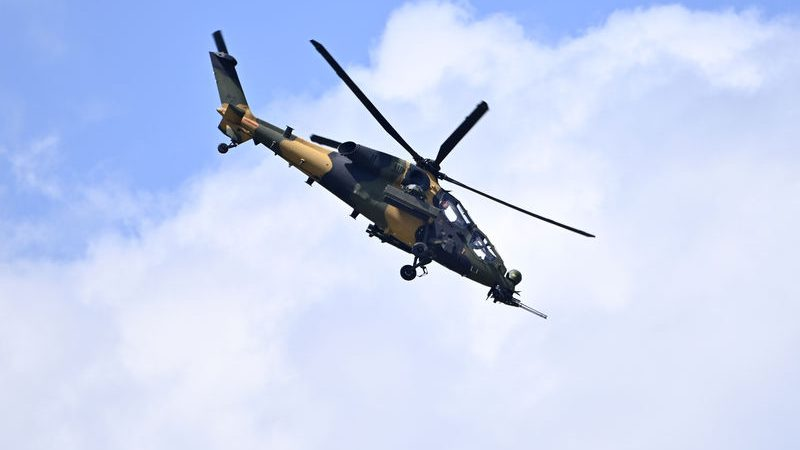
#> input picture Goruntu_Isleme_Kurslari_Ve_Calismalari/Goruntu_Isleme/temelVeriOnIslemeUygulamalri/images/atak.jpg, 800 x 450 px, found by its file name
$ python morfolojik_islemler.py
#> lines starting #> are read from the running program, lines starting #| are printed output that depends on the picture
import cv2
import  numpy as np

img = cv2.imread("atak.jpg",0)
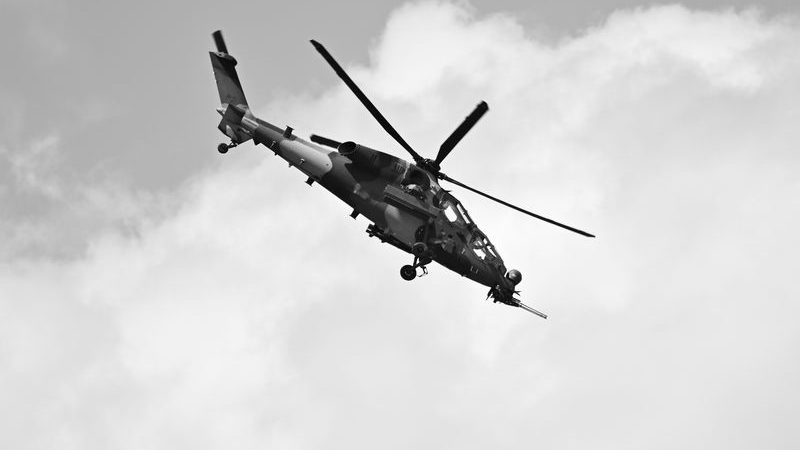
#> img: shape (450, 800); min 0, max 255, mean 210

kernel = np.ones((5,5),np.uint8) # kernel değerleri değişebilir

# dilation = cv2.dilate(img, kernel, iterations = 5) # kalınlaştırma beyazlıklar artıyor kalınlaşıyor

# erozyon = cv2.erode(img, kernel, iterations = 1) # iteration = tekrar siyahlıklar artıyor inceliyor

opening = cv2.morphologyEx(img, cv2.MORPH_OPEN, kernel) # gürültüler giderilmeye çalışılır

closing = cv2.morphologyEx(img, cv2.MORPH_CLOSE, kernel) # cisimdeki gürültüler giderilmeye çalışılır

gradient = cv2.morphologyEx(img, cv2.MORPH_GRADIENT, kernel)
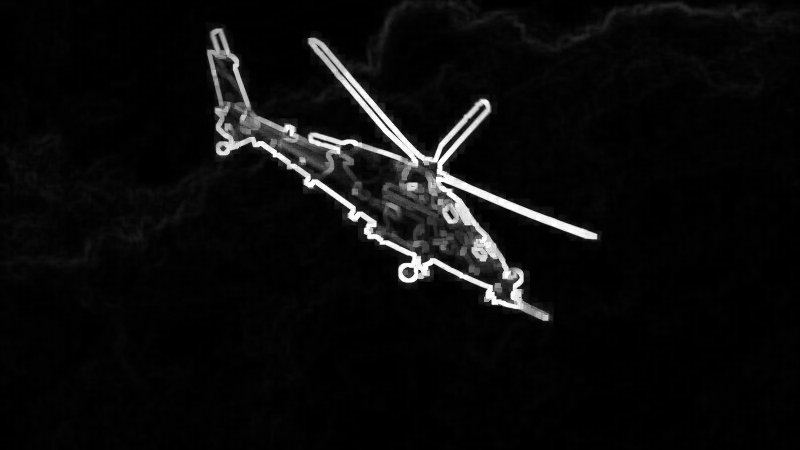
#> gradient: shape (450, 800); min 0, max 255, mean 11.8

tophat = cv2.morphologyEx(img, cv2.MORPH_TOPHAT, kernel)
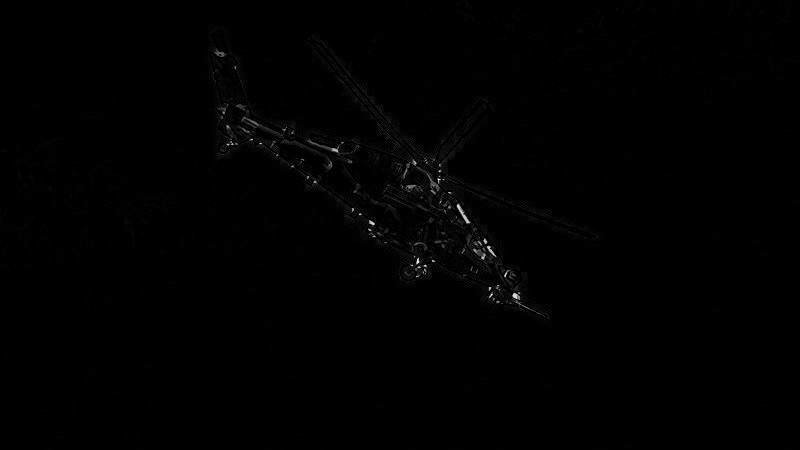
#> tophat: shape (450, 800); min 0, max 255, mean 1.2

cv2.imshow("tophat", tophat)
# [5 lines of commented-out code are left out]

cv2.imshow("original", img)
cv2.waitKey(0)
cv2.destroyAllWindows()

$ run again, with Goruntu_Isleme_Kurslari_Ve_Calismalari/Goruntu_Isleme/temelVeriOnIslemeUygulamalri/images/smile.jpg copied over Goruntu_Isleme_Kurslari_Ve_Calismalari/Goruntu_Isleme/temelVeriOnIslemeUygulamalri/images/atak.jpg
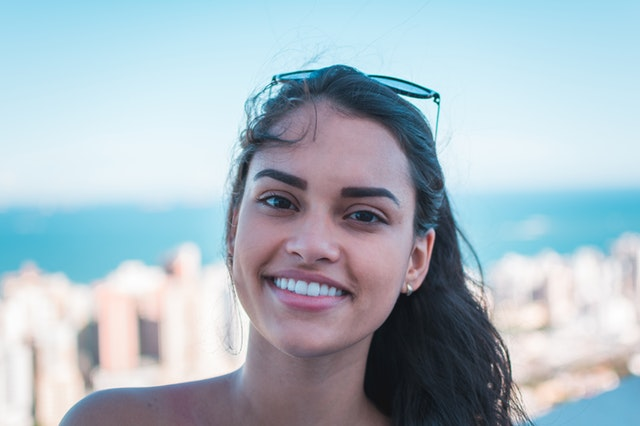
#> input picture Goruntu_Isleme_Kurslari_Ve_Calismalari/Goruntu_Isleme/temelVeriOnIslemeUygulamalri/images/smile.jpg, 640 x 426 px, found by its file name
#> `img = cv2.imread("atak.jpg",0)`:
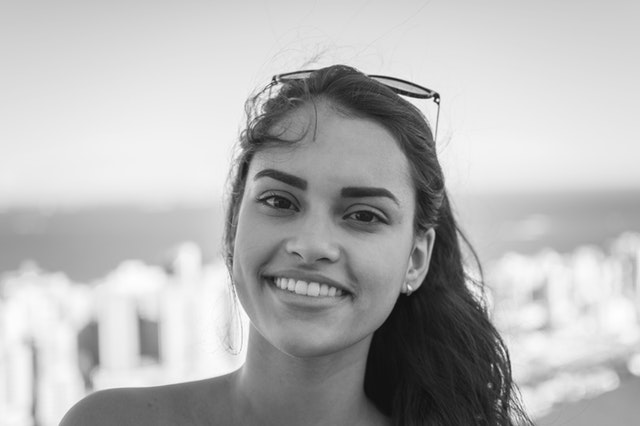
#> img: shape (426, 640); min 12, max 255, mean 181.5
#> `tophat = cv2.morphologyEx(img, cv2.MORPH_TOPHAT, kernel)`:
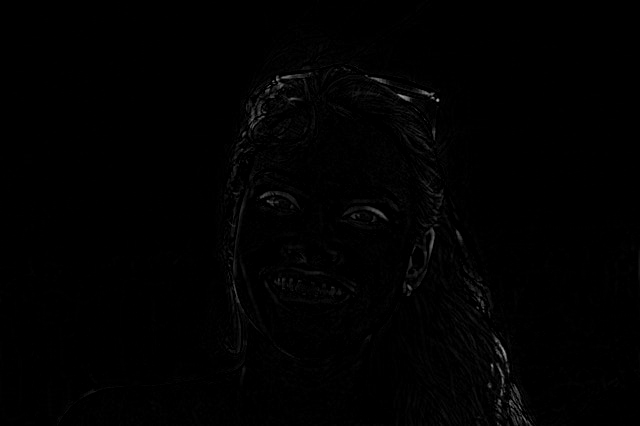
#> tophat: shape (426, 640); min 0, max 177, mean 1.5
